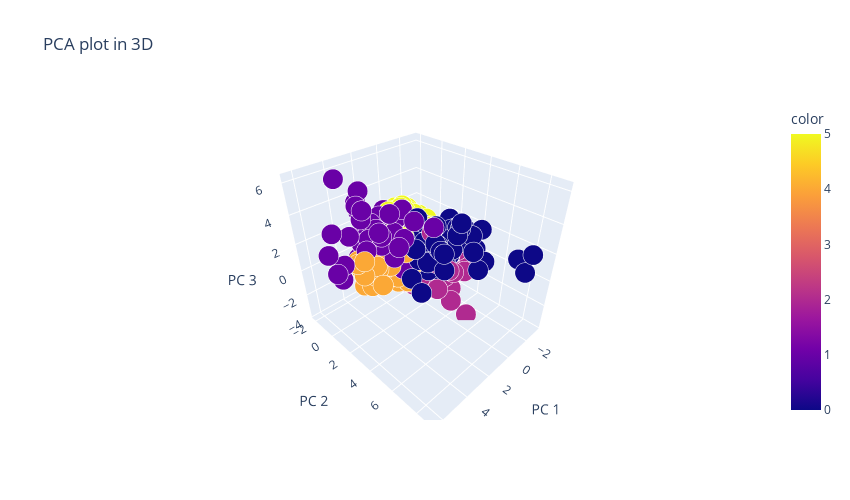

Write notebook code for a chart like this one.
### Markdown cell above
#### 3 components

### Code cell
# PCA using 3 components
pca = PCA(n_components=3)
components = pca.fit_transform(X)

# 3D scatterplot
fig = px.scatter_3d(
    components,
    x=0,
    y=1,
    z=2,
    color=labels,
    size=0.1 * np.ones(len(X)),
    opacity=1,
    title="PCA plot in 3D",
    labels={"0": "PC 1", "1": "PC 2", "2": "PC 3"},
    width=850,
    height=500,
)
fig.show()

### Figure 1 — Plotly figure (JSON) as saved in the notebook; plotly's stock layout.template omitted (floating-point values rounded to 4 significant figures; data arrays with more than 128 entries replaced by an {"elided": "..."} marker saying what was removed)
{"data": [{"hovertemplate": "PC 1=%{x}<br>PC 2=%{y}<br>PC 3=%{z}<br>size=%{marker.size}<br>color=%{marker.color}<extra></extra>", "legendgroup": "", "marker": {"color": {"elided": "2896 int values"}, "coloraxis": "coloraxis", "opacity": 1, "size": {"elided": "2896 float values"}, "sizemode": "area", "sizeref": 0.00025, "symbol": "circle"}, "mode": "markers", "name": "", "scene": "scene", "showlegend": false, "type": "scatter3d", "x": {"elided": "2896 float values"}, "y": {"elided": "2896 float values"}, "z": {"elided": "2896 float values"}}], "layout": {"coloraxis": {"colorbar": {"title": {"text": "color"}}, "colorscale": [[0, "#0d0887"], [0.1111, "#46039f"], [0.2222, "#7201a8"], [0.3333, "#9c179e"], [0.4444, "#bd3786"], [0.5556, "#d8576b"], [0.6667, "#ed7953"], [0.7778, "#fb9f3a"], [0.8889, "#fdca26"], [1, "#f0f921"]]}, "height": 500, "legend": {"itemsizing": "constant", "tracegroupgap": 0}, "scene": {"domain": {"x": [0, 1], "y": [0, 1]}, "xaxis": {"title": {"text": "PC 1"}}, "yaxis": {"title": {"text": "PC 2"}}, "zaxis": {"title": {"text": "PC 3"}}}, "title": {"text": "PCA plot in 3D"}, "width": 850}}
